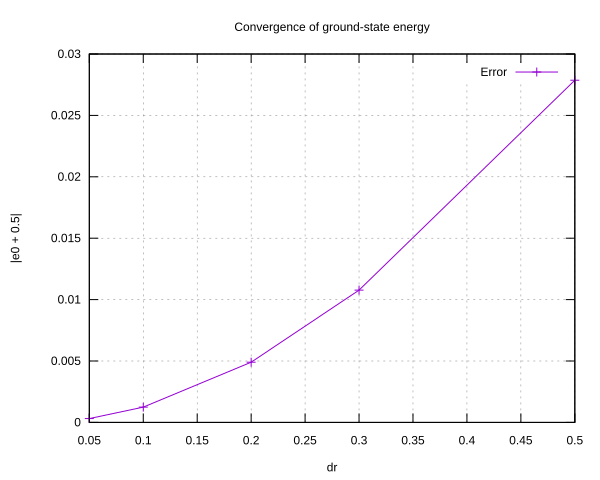

gnuplot code for this plot:
set terminal svg size 800,600
set output "plot_drerror.svg"
set terminal svg background rgb "white"

set xlabel "dr"
set ylabel "|e0 + 0.5|"
set title "Convergence of ground-state energy"
set grid

plot "dr_data.txt" using 1:(abs($2 + 0.5)) with linespoints title "Error"
